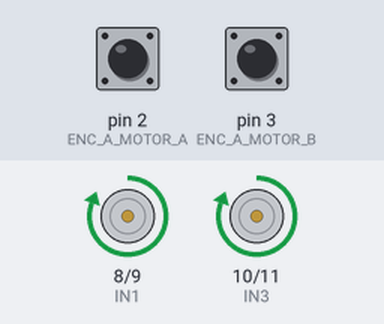
Bench run of a sketch on a simulated Arduino Uno, built with avr-gcc and run on an emulated ATmega328P. Shown: motor-driver pin pairs drawn as motors (green arrow = first pin HIGH = forward, orange = second pin HIGH = backward, longer = more drive). The inputs (shaded band) are chosen by the test bench; at power-on: pin 2 (ENC_A_MOTOR_A) HIGH, pin 3 (ENC_A_MOTOR_B) HIGH. What the sketch prints to the serial monitor is not drawn.

Above: at 1.5 s.
At 3.5 s:
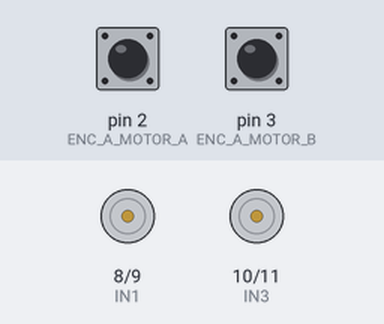
At 5.5 s:
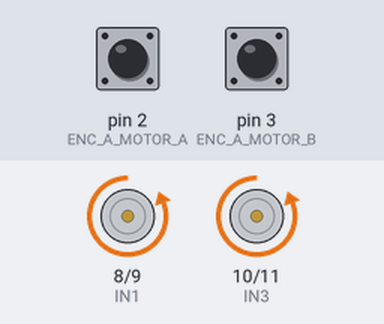
Timing chart, 0 to 10.4 s (numbered marks = the images above):
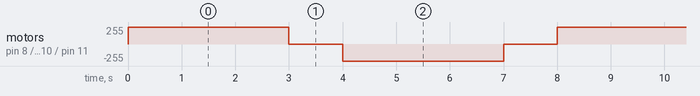

Measured:
- by itself, motor on pin 8 (IN1) / pin 9 (IN2), motor on pin 10 (IN3) / pin 11 (IN4): repeats every 8.0 s: stopped 1.0 s, backward 255/255 3.0 s, stopped 1.0 s, forward 255/255 3.0 s

The sketch:

motor_encoder.ino
```cpp
// Encoder channels A (interrupt-driven)
#define ENC_A_MOTOR_A 2  // Motor A encoder A (green)
#define ENC_A_MOTOR_B 3  // Motor B encoder A (green)

// Encoder channels B (for optional direction detection)
#define ENC_B_MOTOR_A 4  // Motor A encoder B (yellow)
#define ENC_B_MOTOR_B 5  // Motor B encoder B (yellow)

// Pulse counters
volatile long pulseCountA = 0;
volatile long pulseCountB = 0;

// Motor control pins (L298N)
#define IN1 8   // Motor A
#define IN2 9
#define IN3 10  // Motor B
#define IN4 11

void setup() {
  Serial.begin(9600);

  // Encoder pins
  pinMode(ENC_A_MOTOR_A, INPUT_PULLUP);
  pinMode(ENC_A_MOTOR_B, INPUT_PULLUP);
  pinMode(ENC_B_MOTOR_A, INPUT_PULLUP);
  pinMode(ENC_B_MOTOR_B, INPUT_PULLUP);

  // Motor pins
  pinMode(IN1, OUTPUT);
  pinMode(IN2, OUTPUT);
  pinMode(IN3, OUTPUT);
  pinMode(IN4, OUTPUT);

  // Attach encoder interrupts
  attachInterrupt(digitalPinToInterrupt(ENC_A_MOTOR_A), pulseA_ISR, RISING);
  attachInterrupt(digitalPinToInterrupt(ENC_A_MOTOR_B), pulseB_ISR, RISING);
}

void loop() {
  // --- Run motors forward ---
  digitalWrite(IN1, HIGH); digitalWrite(IN2, LOW); // Motor A forward
  digitalWrite(IN3, HIGH); digitalWrite(IN4, LOW); // Motor B forward
  delay(3000);

  // --- Stop ---
  digitalWrite(IN1, LOW); digitalWrite(IN2, LOW);
  digitalWrite(IN3, LOW); digitalWrite(IN4, LOW);
  delay(1000);

  // --- Run motors backward ---
  digitalWrite(IN1, LOW); digitalWrite(IN2, HIGH); // Motor A backward
  digitalWrite(IN3, LOW); digitalWrite(IN4, HIGH); // Motor B backward
  delay(3000);

  // --- Stop again ---
  digitalWrite(IN1, LOW); digitalWrite(IN2, LOW);
  digitalWrite(IN3, LOW); digitalWrite(IN4, LOW);
  delay(1000);

  // --- Print encoder counts ---
  Serial.print("Motor A Pulses: ");
  Serial.print(pulseCountA);
  Serial.print(" | Motor B Pulses: ");
  Serial.println(pulseCountB);
}

// ISR: Count pulses
void pulseA_ISR() { pulseCountA++; }
void pulseB_ISR() { pulseCountB++; }
```
